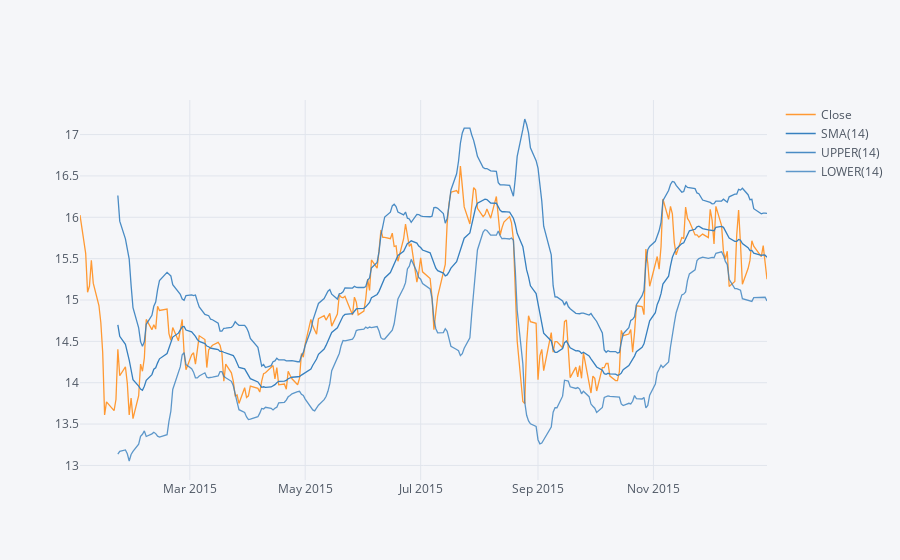

The code cell stored with this chart in its notebook:
### Markdown cell above
**Use .ta_plot(study='boll') to create a Bollinger Band Plot for Bank of America for the year 2015.**

### Code cell
bac['Close']['2015-01-01':'2016-01-01'].ta_plot(study='boll')

### Figure 1 — Plotly figure (JSON) as saved in the notebook; plotly's stock layout.template omitted (floating-point values rounded to 4 significant figures; data arrays with more than 128 entries replaced by an {"elided": "..."} marker saying what was removed)
{"data": [{"line": {"color": "rgba(255, 153, 51, 1.0)", "dash": "solid", "shape": "linear", "width": 1.3}, "mode": "lines", "name": "Close", "text": "", "type": "scatter", "x": {"elided": "252 str values"}, "y": {"elided": "252 float values"}}, {"line": {"color": "rgba(55, 128, 191, 1.0)", "dash": "solid", "shape": "linear", "width": 1.3}, "mode": "lines", "name": "SMA(14)", "text": "", "type": "scatter", "x": {"elided": "252 str values"}, "y": {"elided": "252 mixed values"}}, {"line": {"color": "rgba(55, 128, 191, 0.8999999999999999)", "dash": "solid", "shape": "linear", "width": 1.3}, "mode": "lines", "name": "UPPER(14)", "text": "", "type": "scatter", "x": {"elided": "252 str values"}, "y": {"elided": "252 mixed values"}}, {"line": {"color": "rgba(55, 128, 191, 0.7999999999999998)", "dash": "solid", "shape": "linear", "width": 1.3}, "mode": "lines", "name": "LOWER(14)", "text": "", "type": "scatter", "x": {"elided": "252 str values"}, "y": {"elided": "252 mixed values"}}], "layout": {"legend": {"bgcolor": "#F5F6F9", "font": {"color": "#4D5663"}}, "paper_bgcolor": "#F5F6F9", "plot_bgcolor": "#F5F6F9", "title": {"font": {"color": "#4D5663"}}, "xaxis": {"gridcolor": "#E1E5ED", "showgrid": true, "tickfont": {"color": "#4D5663"}, "title": {"font": {"color": "#4D5663"}, "text": ""}, "zerolinecolor": "#E1E5ED"}, "yaxis": {"gridcolor": "#E1E5ED", "showgrid": true, "tickfont": {"color": "#4D5663"}, "title": {"font": {"color": "#4D5663"}, "text": ""}, "zerolinecolor": "#E1E5ED"}}}
